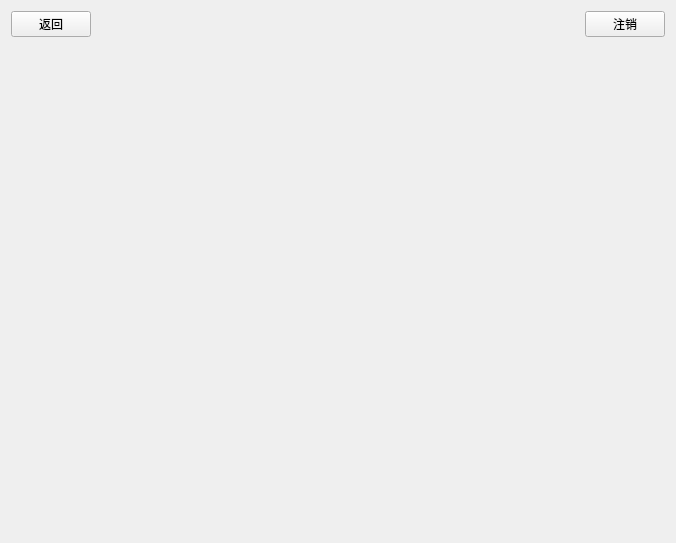
<?xml version="1.0" encoding="UTF-8"?>
<ui version="4.0">
 <class>MasterView</class>
 <widget class="QWidget" name="MasterView">
  <property name="geometry">
   <rect>
    <x>0</x>
    <y>0</y>
    <width>676</width>
    <height>543</height>
   </rect>
  </property>
  <property name="windowTitle">
   <string>MasterView</string>
  </property>
  <layout class="QVBoxLayout" name="verticalLayout">
   <item>
    <layout class="QHBoxLayout" name="horizontalLayout">
     <item>
      <widget class="QPushButton" name="btBack">
       <property name="text">
        <string>返回</string>
       </property>
       <property name="icon">
        <iconset theme="QIcon::ThemeIcon::DocumentRevert"/>
       </property>
      </widget>
     </item>
     <item>
      <spacer name="horizontalSpacer">
       <property name="orientation">
        <enum>Qt::Horizontal</enum>
       </property>
       <property name="sizeHint" stdset="0">
        <size>
         <width>40</width>
         <height>20</height>
        </size>
       </property>
      </spacer>
     </item>
     <item>
      <widget class="QLabel" name="labelTitle">
       <property name="text">
        <string/>
       </property>
      </widget>
     </item>
     <item>
      <spacer name="horizontalSpacer_2">
       <property name="orientation">
        <enum>Qt::Horizontal</enum>
       </property>
       <property name="sizeHint" stdset="0">
        <size>
         <width>40</width>
         <height>20</height>
        </size>
       </property>
      </spacer>
     </item>
     <item>
      <widget class="QPushButton" name="btLogout">
       <property name="text">
        <string>注销</string>
       </property>
       <property name="icon">
        <iconset theme="QIcon::ThemeIcon::EditRedo"/>
       </property>
      </widget>
     </item>
    </layout>
   </item>
   <item>
    <widget class="QStackedWidget" name="stackedWidget"/>
   </item>
  </layout>
 </widget>
 <resources/>
 <connections/>
</ui>
